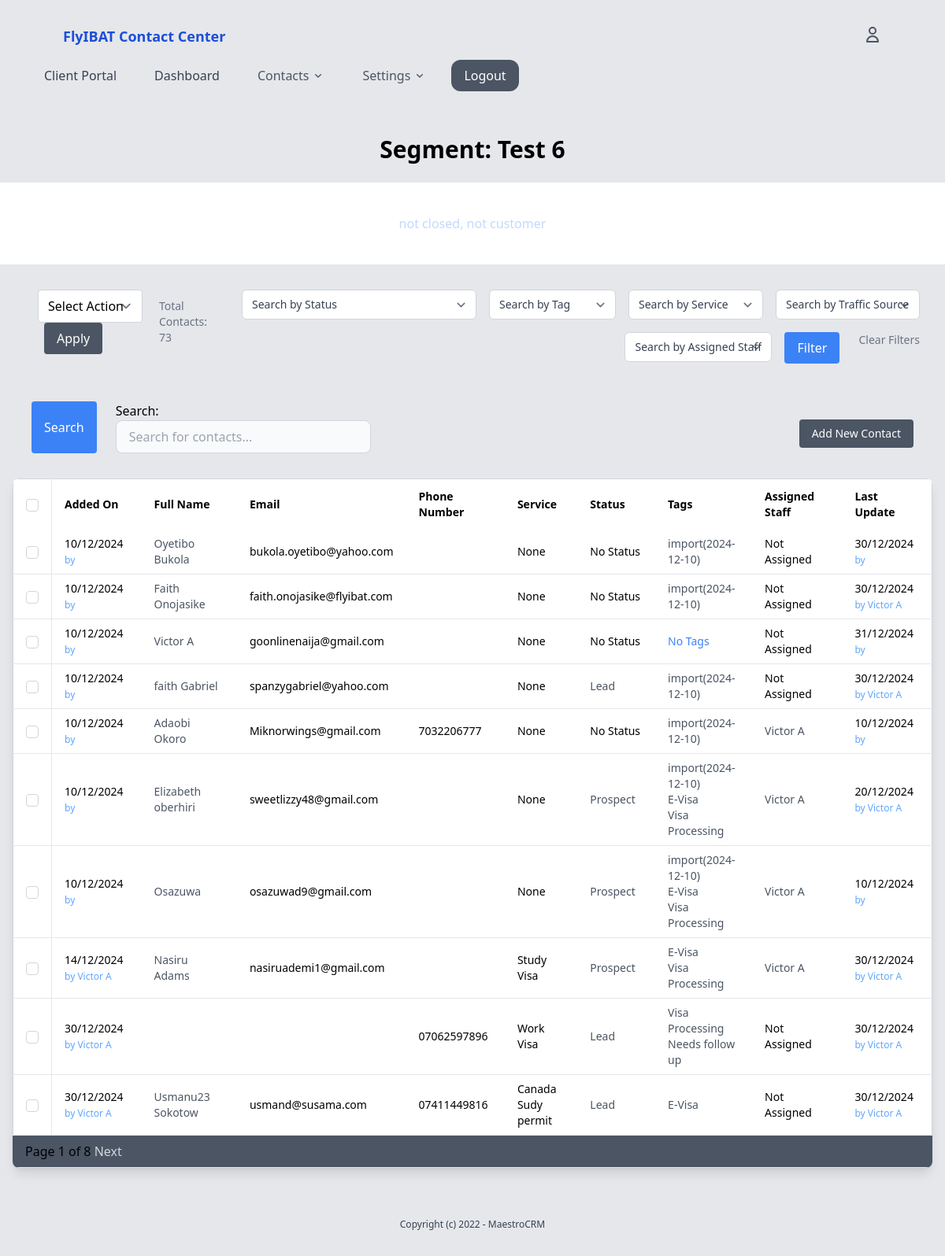
The app's page /contacts/segments/contacts/12/ (signed in), older data.
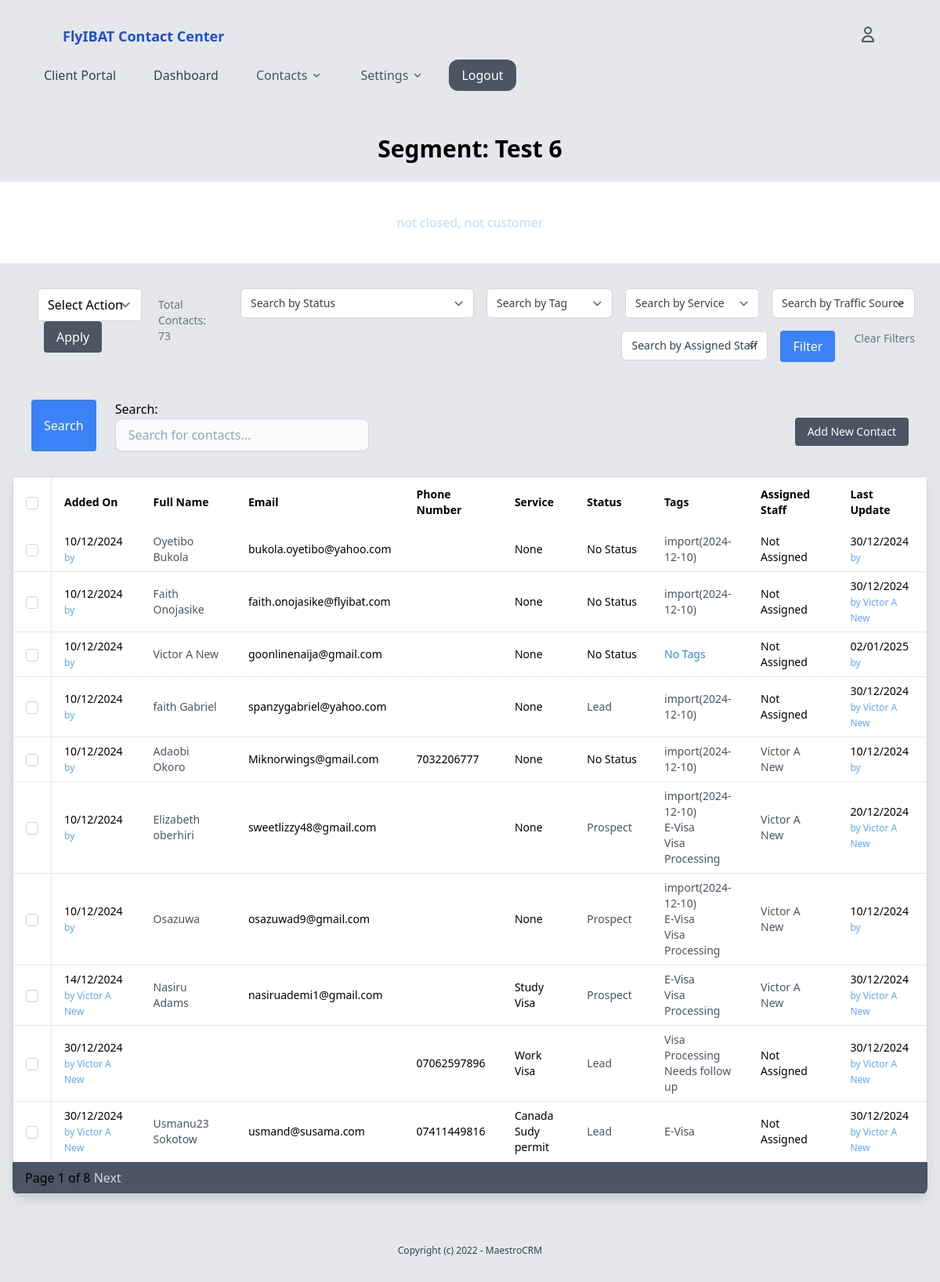
The same page, newer data.
### segments/models.py (models this page shows)
class Segment(models.Model):
    name = models.CharField(max_length=255)
    description = models.TextField(blank=True, null=True)
    conditions = models.JSONField()  # Store filtering rules in JSON
    contacts = models.ManyToManyField(Contact, blank=True, related_name='segments')
    created_by = models.ForeignKey(User, on_delete=models.SET_DEFAULT, default=1, related_name='segments_created')
    category = models.ForeignKey(SegCategory, on_delete=models.SET_NULL, null=True, blank=True, related_name='segments')
    created_at = models.DateTimeField(auto_now_add=True)
    modified_at = models.DateTimeField(auto_now=True)

### contacts/models.py (models this page shows, shortened)
class Contact(models.Model):
    user = models.OneToOneField(User, on_delete=models.SET_NULL, related_name='contact', null=True, blank=True)
    first_name = models.CharField(max_length=150, blank=True, null=True)
    middle_name = models.CharField(max_length=100, blank=True, null=True)
    last_name = models.CharField(max_length=150, blank=True, null=True)
    email = models.EmailField(blank=True, null=True)
    phone_number = models.CharField(max_length=15, blank=True)
    gender = models.CharField(max_length=10, choices=[('M', 'Male'), ('F', 'Female')], blank=True)
    marital_status = models.CharField(max_length=20, choices=[('Single', 'Single'), ('Married', 'Married'), ('Divorced', 'Divorced'), ('Widowed', 'Widowed'), ('Other', 'Other')], blank=True)
    date_of_birth = models.DateTimeField(blank=True, null=True)
    address_line1 = models.CharField(max_length=255, blank=True, null=True)
    address_line2 = models.CharField(max_length=255, blank=True, null=True)
    city = models.CharField(max_length=100, blank=True, null=True)
    state = models.CharField(max_length=100, blank=True, null=True)
    country = models.CharField(max_length=50, blank=True, null=True)
    postal_code = models.CharField(max_length=20, blank=True, null=True)
    services = models.ForeignKey(Service, on_delete=models.SET_NULL, null=True, blank=True, related_name='contacts')
    status = models.ForeignKey(Status, on_delete=models.SET_NULL, related_name='contacts', null=True, blank=True)
    tags = models.ManyToManyField(Tag, blank=True, related_name='contacts')
    assigned_staff = models.ForeignKey(User, on_delete=models.SET_NULL, null=True, blank=True, related_name='assigned_contacts')
    traffic_source = models.ForeignKey(TrafficSource, on_delete=models.SET_NULL, null=True, blank=True, related_name='traffic_source_contact')
    new_or_old = models.CharField(max_length=20, choices=[('New', 'New'), ('Old', 'Old')], blank=True) #Can help in scheduling follow-ups or communications.
    referred_by = models.ForeignKey(User, on_delete=models.SET_NULL, null=True, related_name='referee_contacts')
    preferred_contact_method = models.CharField(max_length=20, choices=[('Email', 'Email'), ('Phone', 'Phone'), ('Text', 'Text'), ('Mail', 'Mail')], blank=True) #Helps in choosing how to best reach the contact.
    contact_frequency = models.CharField(max_length=20, choices=[('Daily', 'Daily'), ('Weekly', 'Weekly'), ('Monthly', 'Monthly'), ('On Demand', 'On Demand')], blank=True) #Can help in scheduling follow-ups or communications.
    created_by = models.ForeignKey(User, on_delete=models.SET_NULL, null=True, related_name='created_contacts')
    created_at = models.DateTimeField(auto_now_add=True)
    modified_at = models.DateTimeField(auto_now=True) #Can be used to track last contacted
    updated_by = models.ForeignKey(User, on_delete=models.SET_NULL, null=True, related_name='updated_contacts')
    close_date = models.DateTimeField(blank=True, null=True)
    custom_field_1 = models.CharField(max_length=255, blank=True, null=True)#Depending on business needs, might have specific data points to track. This could be expanded with more fields or dynamically through a generic foreign key to a custom field model.
    marketing_consent = models.BooleanField(default=False, help_text="Has this contact consented to marketing communications?")
    gdpr_compliant = models.BooleanField(default=False, help_text="Is this contact GDPR compliant?")

### settings/models.py (models this page shows)
class Tag(models.Model):
    name = models.CharField(max_length=50, unique=True)
    category = models.ForeignKey(TagCategory, on_delete=models.SET_NULL, null=True, blank=True, related_name='segments')
    def __str__(self):
        return self.name

class Status(models.Model):
    name = models.CharField(max_length=50, unique=True)  # e.g., 'Active', 'Inactive', 'Pending'
    def __str__(self):
        return self.name
    class Meta:
        verbose_name_plural = "Statuses"

class Service(models.Model):
    name = models.CharField(max_length=50, unique=True)  # e.g., 'Active', 'Inactive', 'Pending'
    def __str__(self):
        return self.name

### segments/views.py (the view)
# urls.py: path('contacts/<int:pk>/', views.segment_contacts, name='contacts'),
@login_required
def segment_contacts(request, pk):
    segment = get_object_or_404(Segment, pk=pk)
    contacts = segment.contacts.all()
    paginator = Paginator(contacts, 10)  # Show 10 contacts per page
    page_number = request.GET.get('page')
    page_contacts = paginator.get_page(page_number)
    form = ContactCreationForm
    filter_form = ContactFilterForm
    search_form = ContactSearchForm
    context = {
        'segment': segment,
        'contacts': page_contacts,
        'form': form,
        'filter_form': filter_form,
        'search_form' : search_form
    }
    return render(request,'segments/segment_contacts.html', context)

### segments/templates/segments/segment_contacts.html (shortened to what this page needs)
{% extends 'core/base.html' %}
{% block content %}
<div class="max-w-full mx-auto mt-10">
    <h2 class="text-3xl font-bold mb-6 text-center"> Segment: {{ segment.name }} </h2>
    <div class="text-blue-200 flex justify-center bg-white px-10 py-10">
        <p>{{ segment.description }}</p>
    </div>
    <div class="mb-4 px-4 py-4 ">
        <div class=" mb-4 px-4 py-4 flex-col flex md:flex-row">
            <form class="">
                <div class="flex-auto w-50 mb-4 px-4 flex items-center justify-start">
                    <div>
                        <select name="action" class="border border-gray-300 rounded py-2 px-3">
                            <option value="">Select Action</option>
                        </select>
                        <button type="submit" class="ml-2 bg-gray-600 text-white py-2 px-4 rounded hover:bg-gray-700">
                            Apply
                        </button>
                    </div>
                    <div class="px-4 text-sm text-gray-500">Total Contacts: {{ contacts.paginator.count }}</div>
                </div>
            </form>
            <form action="{% url 'filter_contact' %}" class="flex justify-end flex-wrap gap-4 mb-4">
                {{ filter_form.as_p }}
                <button type="submit" class="bg-blue-500 text-white py-2 px-4 rounded">Filter</button>
                <a href="{% url 'contact_list' %}" class="text-sm text-gray-500 ml-2">Clear Filters</a>
            </form>
        </div>
        <div class="flex-auto w-50 md-1/2 mb-4 flex items-center justify-between px-6">
            <form method="get" action="{% url 'search_contact' %}" class="flex justify-start flex-wrap gap-6 mb-4"">
                <button type=" submit" class="bg-blue-500 hover:bg-gray-600 text-white  px-4 rounded">
                Search
                </button>
                {{ search_form.as_p|safe }}
            </form>
            <a href="{% url 'add_contact' %}"
                class="ml-2 text-sm bg-gray-600 text-white py-2 px-4 rounded hover:bg-gray-700">
                Add New Contact
            </a>
        </div>
        <div class="overflow-x-auto rounded-lg shadow-lg">
            <table class="w-full bg-white border border-gray-300">
                <thead class="">
                    <tr>
                        <th class="py-3 px-4 border-r border-gray-200 text-left text-sm font-semibold w-12">
                            <input id="select-all" type="checkbox" class="rounded border-gray-300">
                        </th>
                        <th class="py-3 px-4 text-left text-sm font-semibold w-40">Added On</th>
                        <th class="py-3 px-4 text-left text-sm font-semibold w-60">Full Name</th>
                        <th class="py-3 px-4 text-left text-sm font-semibold w-40">Email</th>
                        <th class="py-3 px-4 text-left text-sm font-semibold w-40">Phone Number</th>
                        <th class="py-3 px-4 text-left text-sm font-semibold w-40">Service</th>
                        <th class="py-3 px-4 text-left text-sm font-semibold w-40">Status</th>
                        <th class="py-3 px-4 text-left text-sm font-semibold w-40">Tags</th>
                        <th class="py-3 px-4 text-left text-sm font-semibold w-60">Assigned Staff</th>
                        <th class="py-3 px-4 text-left text-sm font-semibold w-40">Last Update</th>
                    </tr>
                </thead>
                <tbody>
                    {% for contact in contacts %}
                    <tr class="hover:bg-gray-100 transition duration-200">
                        <td class="py-2 px-4 border-r border-b border-gray-200 text-sm">
                            <input type="checkbox" name="selected_contacts" value="{{ contact.id }}"
                                class="rounded border-gray-300">
                        </td>
                        <td class="py-2 px-4 border-b border-gray-200 text-sm">{{ contact.created_at|date:"d/m/Y" }}
                            <br>
                            <span class="text-blue-400 text-xs"> by {{contact.created_by.get_full_name}}</span>
                        </td>
                        <td class="py-2 px-4 border-b border-gray-200 text-sm">
                            <a href="{% url 'contact_detail' contact.id %}" class="text-gray-600 hover:underline">
                                {{ contact.user.first_name }} {{ contact.user.last_name }}
                            </a>
                        </td>
                        <td class="py-2 px-4 border-b border-gray-200 text-sm">{{ contact.user.email }}</td>
                        <td class="py-2 px-4 border-b border-gray-200 text-sm">{{ contact.phone_number }}</td>
                        <td class="py-2 px-4 border-b border-gray-200 text-sm">{{ contact.services }}</td>
                        <td class="py-2 px-4 border-b border-gray-200 text-sm">
                            {% if contact.status %}
                            <a href="{% url 'contacts_by_status' contact.status.id %}"
                                class="text-gray-600 hover:underline">
                                {{ contact.status }}
                            </a>
                            {% else %}
                            <span>No Status</span>
                            {% endif %}
                        </td>
                        <td class="py-2 px-4 border-b border-gray-200 text-blue-500 text-sm">
                            {% for tag in contact.tags.all %}
                            <p>
                                <a href="{% url 'contacts_by_tag' tag.id %}" class="text-gray-600 hover:underline">
                                    {{ tag.name }}
                                </a>
                            </p>
                            {% empty %}
                            <span>No Tags</span>
                            {% endfor %}
                        </td>
                        <td class="py-2 px-4 border-b border-gray-200 text-sm">
                            {% if contact.assigned_staff %}
                            <a href="{% url 'contacts_by_assigned_staff' contact.assigned_staff.id %}"
                                class="text-gray-600 hover:underline">
                                {{ contact.assigned_staff.get_full_name }}
                            </a>
                            {% else %}
                            <span>Not Assigned</span>
                            {% endif %}
                        </td>
                        <td class="py-2 px-4 border-b border-gray-200 text-sm">{{ contact.modified_at|date:"d/m/Y"}}
                            <span class="text-blue-400 text-xs"> <br> by {{ contact.updated_by.get_full_name }} </span>
                        </td>
                    </tr>
                    {% empty %}
                    <tr>
                        <td colspan="5" class="py-4 text-center">No contacts found.</td>
                    </tr>
                    {% endfor %}
                </tbody>
            </table>
            <div class="bg-gray-600 py-2 px-4 border-b border-gray-200">
                <span>Page {{ contacts.number }} of {{ contacts.paginator.num_pages }}</span>
                {% if contacts.has_next %}
                <a href="?page={{ contacts.next_page_number }}{% if query %}&query={{ query }}{% endif %}"
                    class="text-gray-300 hover:underline">Next</a>
                {% endif %}
            </div>
        </div>
    </div>
</div>
{% endblock %}

### core/templates/core/base.html (shortened to what this page needs)
{% load static %}
<!doctype html>
<html lang="en">
<head>
    {% load compress %}
    {% compress css %}
    <link rel="stylesheet" href="{% static 'css/main.min.css' %}">
    {% endcompress %}
    <script src="https://cdn.tailwindcss.com"></script>
    <link rel="stylesheet" href="https://cdnjs.cloudflare.com/ajax/libs/font-awesome/6.4.0/css/all.min.css"
 />
    <link href="https://cdn.jsdelivr.net/npm/select2@4.1.0-rc.0/dist/css/select2.min.css" rel="stylesheet" />
</head>
<body class="bg-gray-200">
    {% include 'core/partials/nav.html' %}
    {% block content %}
    {% endblock %}
    {% include 'core/partials/footer.html' %}
</body>
</html>

### core/templates/core/partials/nav.html (shortened to what this page needs)
<nav class="py-4 px-10 items-center bg">
    <div class="py-4 px-10 text-blue-700 font-semibold text-lg flex justify-between">
        <a href="/">FlyIBAT Contact Center</a>
        {% if request.user.is_authenticated %}
        <div class="flex items-center hidden md:block">
            <div class="relative group">
                <svg class="w-6 h-6 text-gray-600 hover:text-blue-600 cursor-pointer" fill="none" stroke="currentColor"
                    viewBox="0 0 24 24" xmlns="http://www.w3.org/2000/svg">
                    <path stroke-linecap="round" stroke-linejoin="round" stroke-width="2"
                        d="M16 7a4 4 0 11-8 0 4 4 0 018 0zM12 14a7 7 0 00-7 7h14a7 7 0 00-7-7z"></path>
                </svg>
            </div>
        </div>
        {% endif %}
    </div>
    <div class="flex justify-between items-center bg--500">
        <div class="hidden md:flex space-x-4 items-center">
            {% if request.user.is_authenticated %}
            <a href="{% url 'client_portal' %}" class="block px-4 py-2 text-gray-700 hover:bg-gray-100">Client Portal</a>
            {% if 'Staff' in user_roles %}
            <a href="{% url 'dashboard' %}" class="block px-4 py-2 text-gray-700 hover:bg-gray-100">Dashboard</a>
            <div class="relative group">
                <button class="flex items-center py-1 px-4 text-gray-600 focus:outline-none">
                    Contacts
                    <svg class="ml-1 w-4 h-4" fill="none" stroke="currentColor" viewBox="0 0 24 24">
                        <path stroke-linecap="round" stroke-linejoin="round" stroke-width="2" d="M7 10l5 5 5-5"></path>
                    </svg>
                </button>
            </div>
            {% endif %}
            {% if 'Admin' in user_roles %}
            <div class="relative group">
                <button class="flex items-center py-1 px-4 text-gray-600 focus:outline-none">
                    Settings
                    <svg class="ml-1 w-4 h-4" fill="none" stroke="currentColor" viewBox="0 0 24 24">
                        <path stroke-linecap="round" stroke-linejoin="round" stroke-width="2" d="M7 10l5 5 5-5"></path>
                    </svg>
                </button>
            </div>
            {% endif %}
            <a href="{% url 'logout' %}" class="py-2 px-4 bg-gray-600 rounded-xl text-white">Logout</a>
            {% else %}
            <a href="{% url 'login' %}" class="py-2 px-4 bg-gray-600 rounded-xl text-white">Log In</a>
            <a href="{% url 'sign_up' %}" class="py-2 px-4 bg-gray-400 rounded-xl text-gray-600">Register</a>
            {% endif %}
        </div>
    </div>
</nav>

### core/templates/core/partials/footer.html
<footer class="py-8 text-center bg-gray-200">
    <p class="text-xs text-gray-700">Copyright (c) 2022 - MaestroCRM</p>
</footer>

Row changes from the older to the newer data that the page shows:
changed through a linked row, Contact "Faith": updated_by.get_full_name "Victor A" → "Victor A New"
changed Contact "Victor A": user.last_name (not shown) → "New"; modified_at "31/12/2024" → "02/01/2025"
changed through a linked row, Contact "faith": updated_by.get_full_name "Victor A" → "Victor A New"
changed through a linked row, Contact "Adaobi": assigned_staff.get_full_name "Victor A" → "Victor A New"
changed through a linked row, Contact "Elizabeth": assigned_staff.get_full_name "Victor A" → "Victor A New"; updated_by.get_full_name "Victor A" → "Victor A New"
changed through a linked row, Contact "Osazuwa": assigned_staff.get_full_name "Victor A" → "Victor A New"
changed through a linked row, Contact "Nasiru": created_by.get_full_name "Victor A" → "Victor A New"; assigned_staff.get_full_name "Victor A" → "Victor A New"; updated_by.get_full_name "Victor A" → "Victor A New"
changed through a linked row, Contact "Work Visa": created_by.get_full_name "Victor A" → "Victor A New"; updated_by.get_full_name "Victor A" → "Victor A New"
changed through a linked row, Contact "Usmanu23": created_by.get_full_name "Victor A" → "Victor A New"; updated_by.get_full_name "Victor A" → "Victor A New"
